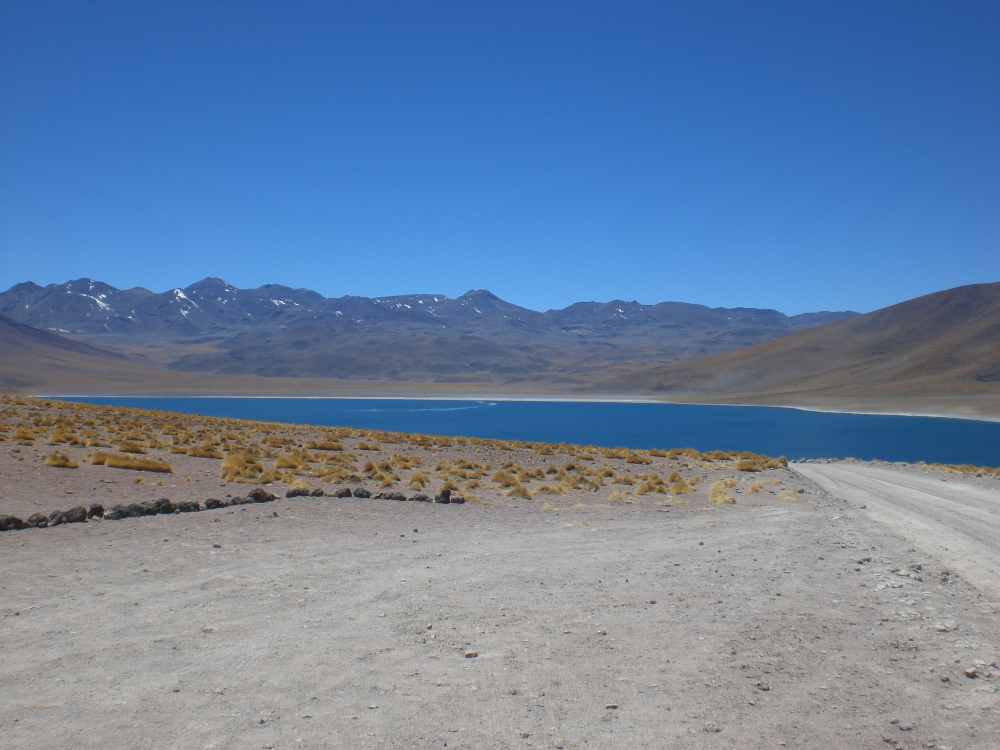
#> input picture image-stiching/bolivia3.jpg, 1000 x 750 px
$ jupyter execute ransac.ipynb
#> lines starting #> are read from the running program, lines starting #| are printed output that depends on the picture
# Image Stiching Using RANSAC

[cell 1]
import math
import random
import matplotlib.pyplot as plt
import numpy as np
import cv2 as cv
from scipy.spatial.distance import cdist
from skimage.transform import warp, ProjectiveTransform

## Preprocessing

[cell 2]
# OpenCV imread stores images in B,G,R order
# Matplotlib imread stores images in R,G,B order
bolivia_l = plt.imread('bolivia3.jpg')
#> bolivia_l is the input picture: shape (750, 1000, 3); mean R, G, B 104.6, 129.7, 162
bolivia_m = plt.imread('bolivia2.jpg')
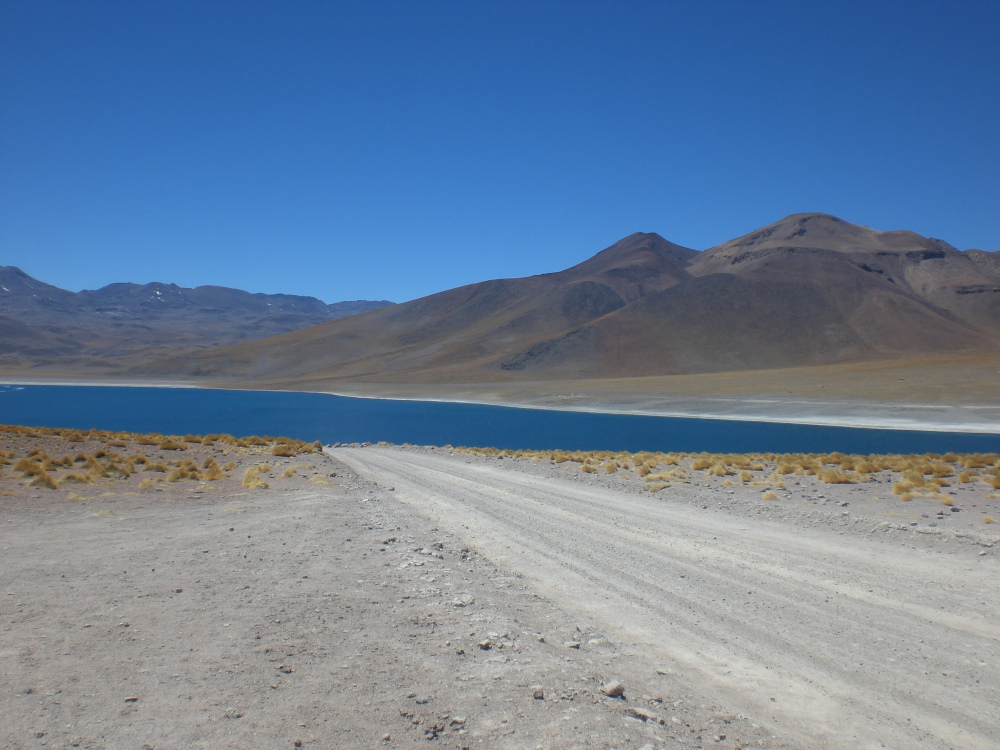
#> input picture image-stiching/bolivia2.jpg, 1000 x 750 px
#> bolivia_m is the input picture: shape (750, 1000, 3); mean R, G, B 105.9, 127.7, 154.2
bolivia_r = plt.imread('bolivia1.jpg')
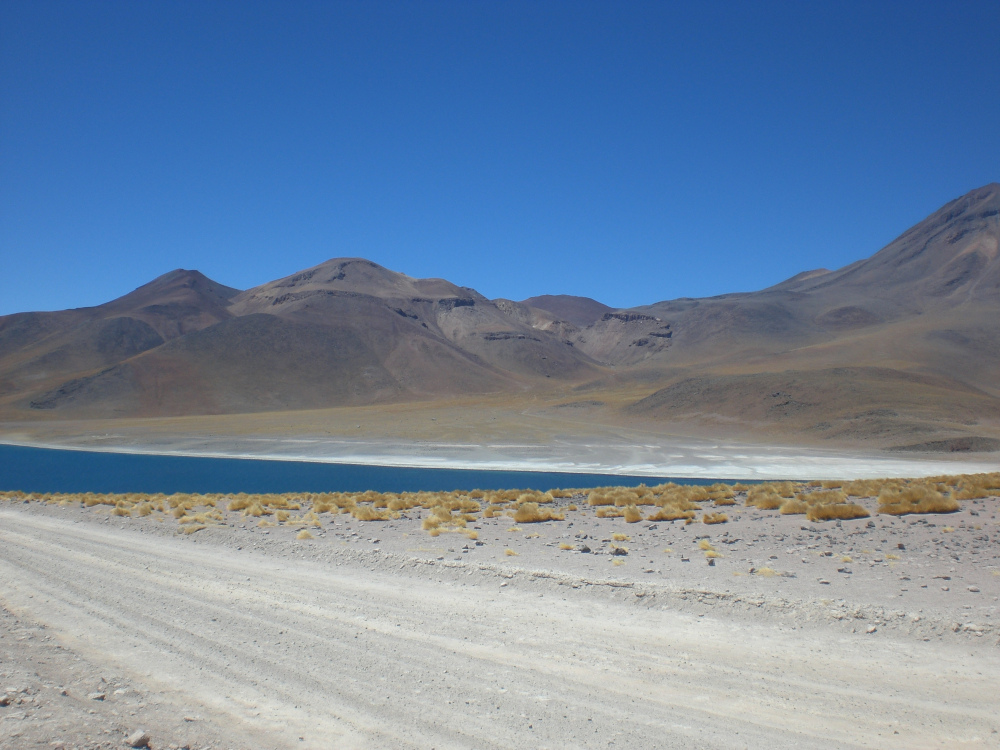
#> input picture image-stiching/bolivia1.jpg, 1000 x 750 px
#> bolivia_r is the input picture: shape (750, 1000, 3); mean R, G, B 113.4, 134.9, 160.5

bolivia_l_grey = cv.cvtColor(bolivia_l, cv.COLOR_RGB2GRAY)
bolivia_m_grey = cv.cvtColor(bolivia_m, cv.COLOR_RGB2GRAY)
bolivia_r_grey = cv.cvtColor(bolivia_r, cv.COLOR_RGB2GRAY)
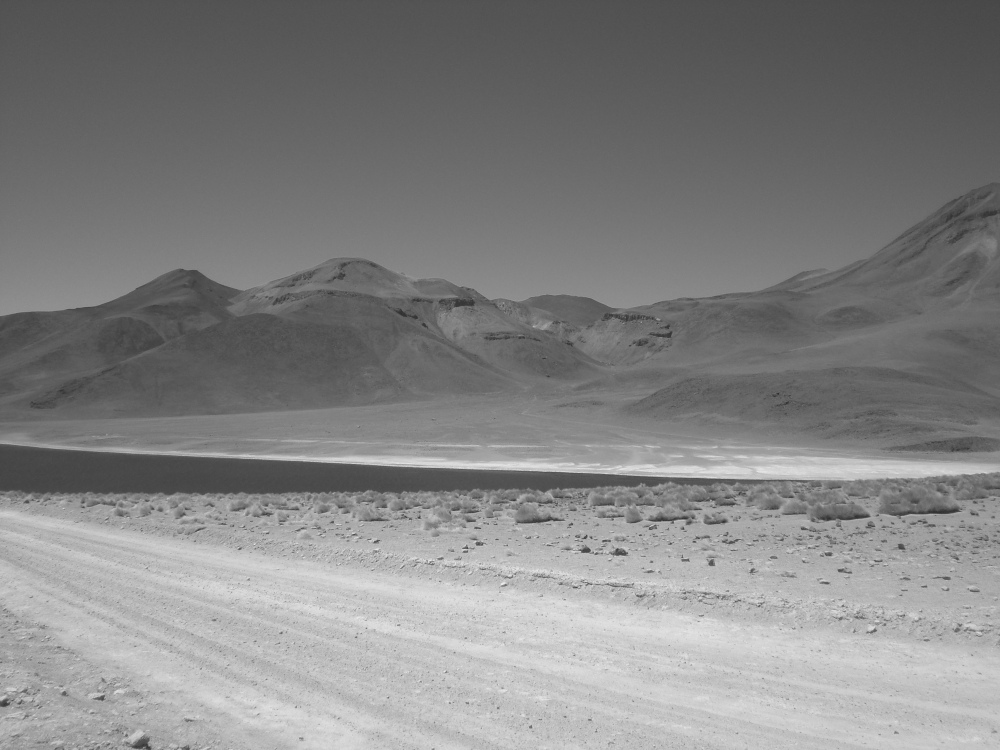
#> bolivia_r_grey: shape (750, 1000); min 45, max 236, mean 131.4

# Convert colour images to float to make combining easier
bolivia_l = bolivia_l / 255
bolivia_m = bolivia_m / 255
bolivia_r = bolivia_r / 255

## Detect Keypoints and Extract Descriptors

[cell 3]
def detect_keypoints(img, sift = cv.SIFT_create(), subset = 'all'):
    # use a mask to prevent detection of keypoints in a portion of the image
    # this allows us to reduce the number of keypoints significantly (e.g. by half)
    r, c = img.shape[:2]
    mask =  np.ones((r,c), dtype='uint8') * 255
    if subset == 'left':
        split = img.shape[1] // 2
        mask[:,split:] = mask[:,split:] * 0
    elif subset == 'right':
        split = img.shape[1] // 2
        mask[:,:split] = mask[:,:split] * 0
    kp, des = sift.detectAndCompute(img, mask=mask)
    return kp, des

def show_keypoints(img, kp):
    # OpenCV drawKeypoints overwrites the input image
    # Just give it an empty array to work with
    tmp = np.zeros(img.shape)
    tmp = cv.drawKeypoints(img, kp, tmp, flags=cv.DRAW_MATCHES_FLAGS_DRAW_RICH_KEYPOINTS)
    plt.imshow(tmp)

[cell 4]
b_sift = cv.SIFT_create(edgeThreshold = 10, contrastThreshold = 0.05)

b_kp_l, b_des_l = detect_keypoints(bolivia_l_grey, sift=b_sift)
#> in detect_keypoints, `kp, des = sift.detectAndCompute(img, mask=mask)`: kp = 726 keypoints; strongest (x, y, size): (181, 295, 3.3), (98, 301, 2.1), (105, 514, 1.8), (416, 530, 2.5)
#> b_kp_l has the same summary as kp in detect_keypoints
b_kp_m, b_des_m = detect_keypoints(bolivia_m_grey, sift=b_sift)
#> in detect_keypoints (call 2), `kp, des = sift.detectAndCompute(img, mask=mask)`: kp = 510 keypoints; strongest (x, y, size): (486, 647, 5), (577, 647, 3.2), (617, 693, 8.4), (662, 722, 3.2)
#> b_kp_m has the same summary as kp in detect_keypoints
b_kp_r, b_des_r = detect_keypoints(bolivia_r_grey, sift=b_sift)
#> in detect_keypoints (call 3), `kp, des = sift.detectAndCompute(img, mask=mask)`: kp = 610 keypoints; strongest (x, y, size): (586, 550, 4.7), (585, 537, 2.2), (711, 563, 3.9), (619, 552, 5.8)
#> b_kp_r has the same summary as kp in detect_keypoints

[cell 5]
show_keypoints(bolivia_l_grey, b_kp_l)

[cell 6]
show_keypoints(bolivia_m_grey, b_kp_m)

[cell 7]
show_keypoints(bolivia_r_grey, b_kp_r)

## Match and Prune Features

[cell 8]
def match_features(kp_l, des_l, kp_r, des_r):
    distances = cdist(des_l, des_r, metric='sqeuclidean')
    min_index = np.argmin(distances, axis=1)
    n = len(kp_l)
    matches = np.zeros(shape=(n, 5), dtype=int)
    for i in range(n):
        j = min_index[i]
        matches[i, 0] = distances[i, j]
        # pt attribute stores pair as (x, y)
        matches[i, 1], matches[i, 2] = kp_l[i].pt
        matches[i, 3], matches[i, 4] = kp_r[j].pt
    return matches

def prune(matches, threshold):
    mask = (matches[:, 0] < threshold)
    matches = matches[mask, :]
    matches = np.delete(matches, 0, axis=1)
    return matches

def plot_inlier_matches(ax, img1, img2, inliers):
    """
    Plot the matches between two images according to the matched keypoints
    :param ax: plot handle
    :param img1: left image
    :param img2: right image
    :inliers: x,y in the first image and x,y in the second image (Nx4)
    """
    # This line assumes img1 and img2 have the same number of rows
    res = np.hstack([img1, img2])
    ax.set_aspect('equal')
    ax.imshow(res, cmap='gray')

    ax.plot(inliers[:,0], inliers[:,1], '+r')
    ax.plot(inliers[:,2] + img1.shape[1], inliers[:,3], '+r')
    ax.plot([inliers[:,0], inliers[:,2] + img1.shape[1]],
            [inliers[:,1], inliers[:,3]], 'r', linewidth=0.4)
    ax.axis('off')

def plot_inlier_fix(ax, img1, img2, inliers):
    img1_r, img1_c = img1.shape[:2]
    img2_r, img2_c = img2.shape[:2]
    if img1_r > img2_r:
        padding = np.zeros(shape=((img1_r - img2_r), img2_c))
        img2 = np.vstack([img2, padding])
    elif img1_r < img2_r:
        padding = np.zeros(shape=((img2_r - img1_r), img1_c))
        img1 = np.vstack([img1, padding])
    plot_inlier_matches(ax, img1, img2, inliers)

[cell 9]
b_match_lm = match_features(b_kp_l, b_des_l, b_kp_m, b_des_m)
#> in match_features, `distances = cdist(des_l, des_r, metric='sqeuclidean')`:
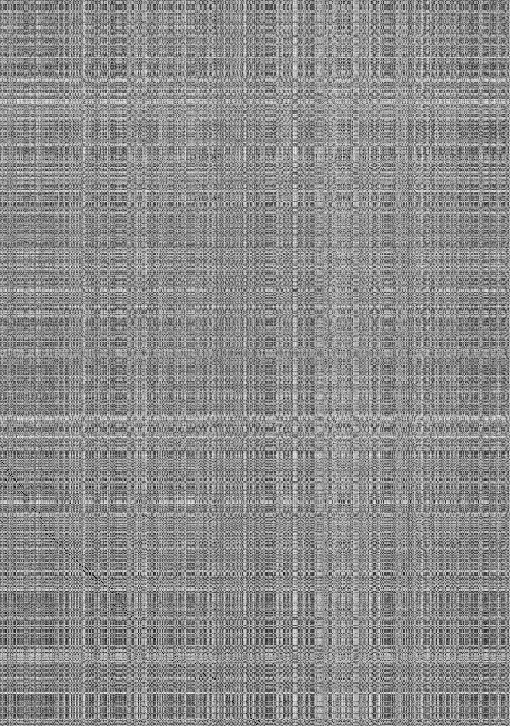
#> distances: shape (726, 510) float64; min 1281, max 474621, mean 261034.6; drawn with min black and max white
#> in match_features, `min_index = np.argmin(distances, axis=1)`: min_index = 726 values, max 508 at index 91, min 1 at index 460, mean 233
#> in match_features, `n = len(kp_l)`: n = 726
#> the loop in match_features, `for i in range(n):` made 726 passes
#> j on passes 1 to 3: 265, 371, 123
#> after the loop in match_features, `for i in range(n):`: matches = 726 rows, first 6: [117625, 4, 411, 513, 732], [41813, 7, 532, 661, 458], [94134, 12, 534, 303, 422], [69991, 13, 531, 689, 460], [41142, 17, 613, 486, 647], [82443, 18, 451, 844, 504]
#> b_match_lm has the same summary as matches in match_features
b_match_lm = prune(b_match_lm, threshold=10000)
#> in prune, `matches = matches[mask, :]`: matches = 68 rows, first 6: [4438, 486, 471, 9, 460], [6057, 507, 490, 30, 480], [6874, 509, 494, 32, 484], [7015, 511, 488, 35, 477], [2906, 514, 692, 29, 691], [4407, 514, 692, 29, 691]
#> in prune, `matches = np.delete(matches, 0, axis=1)`: matches = 68 rows, first 6: [486, 471, 9, 460], [507, 490, 30, 480], [509, 494, 32, 484], [511, 488, 35, 477], [514, 692, 29, 691], [514, 692, 29, 691]
#> b_match_lm has the same summary as matches in prune

fig, ax = plt.subplots(figsize=(20,10))
plot_inlier_fix(ax, bolivia_l_grey, bolivia_m_grey, b_match_lm)

[cell 10]
b_match_rm = match_features(b_kp_r, b_des_r, b_kp_m, b_des_m)
#> in match_features (call 2), `distances = cdist(des_l, des_r, metric='sqeuclidean')`:
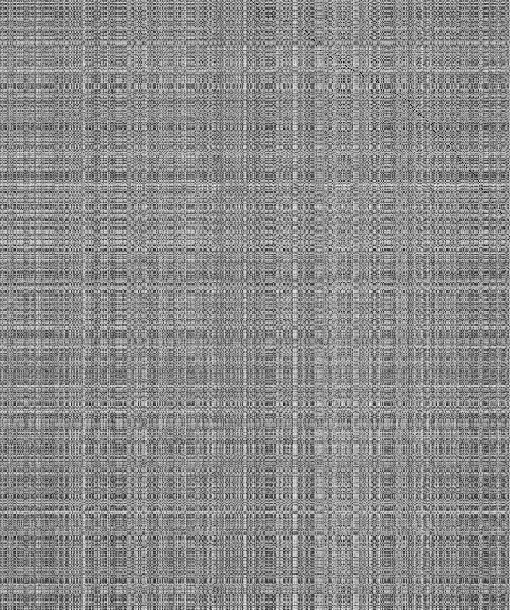
#> distances: shape (610, 510) float64; min 1153, max 476345, mean 260775.1; drawn with min black and max white
#> in match_features (call 2), `min_index = np.argmin(distances, axis=1)`: min_index = 610 values, max 509 at index 236, min 2 at index 459, mean 286.4
#> in match_features (call 2), `n = len(kp_l)`: n = 610
#> the loop in match_features (call 2), `for i in range(n):` made 610 passes
#> j on passes 1 to 3: 251, 288, 253
#> after the loop in match_features (call 2), `for i in range(n):`: matches = 610 rows, first 6: [35328, 6, 718, 489, 661], [106931, 8, 703, 541, 697], [43897, 10, 689, 491, 633], [13751, 17, 735, 499, 678], [7155, 19, 703, 500, 647], [132972, 24, 698, 508, 643]
#> b_match_rm has the same summary as matches in match_features
b_match_rm = prune(b_match_rm, threshold=10000)
#> in prune (call 2), `matches = matches[mask, :]`: matches = 60 rows, first 6: [7155, 19, 703, 500, 647], [5381, 26, 501, 500, 457], [4411, 28, 698, 508, 643], [9282, 28, 496, 502, 452], [6344, 42, 626, 519, 576], [5471, 45, 500, 517, 456]
#> in prune (call 2), `matches = np.delete(matches, 0, axis=1)`: matches = 60 rows, first 6: [19, 703, 500, 647], [26, 501, 500, 457], [28, 698, 508, 643], [28, 496, 502, 452], [42, 626, 519, 576], [45, 500, 517, 456]
#> b_match_rm has the same summary as matches in prune

fig, ax = plt.subplots(figsize=(20,10))
plot_inlier_fix(ax, bolivia_r_grey, bolivia_m_grey, b_match_rm)
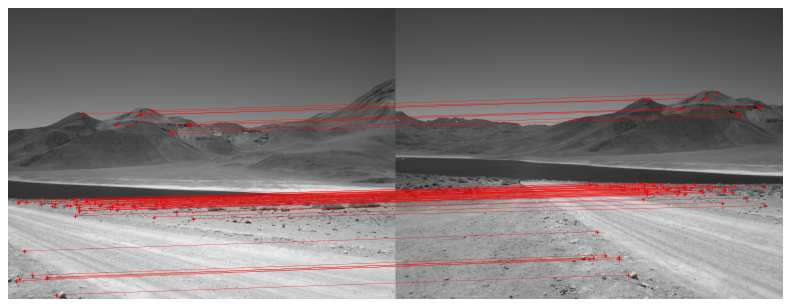
#> figure drawn by matplotlib, 1 panel

## RANSAC

We can represent the affine transformation as follows:
$$
\begin{bmatrix} x' \\ y' \end{bmatrix}
=
\begin{bmatrix} a & b \\ d & e \end{bmatrix}
\begin{bmatrix} x \\ y \end{bmatrix}
+
\begin{bmatrix} c \\ f \end{bmatrix}
=
\begin{bmatrix} ax + by + c \\ dx + ey + f \end{bmatrix}
=
\begin{bmatrix} x & y & 1 & 0 & 0 & 0 \\ 0 & 0 & 0 & x & y & 1 \end{bmatrix}
\begin{bmatrix} a \\ b \\ c \\ d \\ e \\ f \end{bmatrix}
$$

We require **a minimum of 3 pairs** of (x,y) points to solve for the 6 free parameters.
$$
\mathbf{b}
=
\begin{bmatrix} x_1' \\ y_1' \\ x_2' \\ y_2' \\ x_3' \\ y_3' \end{bmatrix}
=
\begin{bmatrix}
x_1 & y_1 & 1 & 0 & 0 & 0
\\ 0 & 0 & 0 & x_1 & y_1 & 1
\\ x_2 & y_2 & 1 & 0 & 0 & 0
\\ 0 & 0 & 0 & x_2 & y_2 & 1
\\ x_3 & y_3 & 1 & 0 & 0 & 0
\\ 0 & 0 & 0 & x_3 & y_3 & 1
\end{bmatrix}
\begin{bmatrix} a \\ b \\ c \\ d \\ e \\ f \end{bmatrix}
=
\mathbf{A} \mathbf{x}
$$
$$
\mathbf{x}
=
\begin{bmatrix} a \\ b \\ c \\ d \\ e \\ f \end{bmatrix}
= \mathbf{A}^{-1} \mathbf{b}
$$

[cell 11]
# [14 lines left out: function estimate_affine_3pt, not called in this run]

def apply_homography_1pt(x, y, H):
    x_in = np.array([x, y, 1])
    x_out = np.matmul(H, x_in.T)
    x_prime = x_out[0] / x_out[2]
    y_prime = x_out[1] / x_out[2]
    return x_prime, y_prime

def apply_affine(X, A):
    H = np.vstack([A, np.array([0,0,1])])
    return apply_homography(X, H)

def apply_homography(X, H):
    n = X.shape[0]
    X = np.hstack([X, np.ones(shape=(n,1))])
    X_prime = np.matmul(H, X.T)
    # X_prime is the transpose of what we want, so we divide rows
    X_prime[0] = X_prime[0] / X_prime[2]
    X_prime[1] = X_prime[1] / X_prime[2]
    X_prime = np.delete(X_prime, 2, axis=0)
    return X_prime.T

def get_inliers(matches, T, rho=10, func=apply_affine):
    input = matches[:,:2]
    expected = matches[:,2:]
    estimated = func(input, T)
    r = np.linalg.norm(estimated - expected, axis=1)
    return r < rho

# [30 lines left out: functions ransac_affine, estimate_affine_ls, not called in this run]

def estimate_homography(inliers):
    n = inliers.shape[0]
    x = inliers[:,0]
    y = inliers[:,1]
    xp = inliers[:,2]
    yp = inliers[:,3]
    A = np.zeros((n,18))
    A[:,0] = x
    A[:,1] = y
    A[:,2] = 1
    A[:,6] = -1 * x * xp
    A[:,7] = -1 * y * xp
    A[:,8] = -1 * xp
    A[:,12] = x
    A[:,13] = y
    A[:,14] = 1
    A[:,15] = -1 * x * yp
    A[:,16] = -1 * y * yp
    A[:,17] = -1 * yp
    A = A.reshape(2*n,9)

    U, S, V = np.linalg.svd(A)

    return V[-1].reshape(3,3)

def ransac_homography(matches, n=20, rho=10):
    indices = list(range(matches.shape[0]))
    inliers = np.zeros(matches.shape[0])
    for i in range(n):
        i, j, k, m = random.sample(indices, 4)
        p1 = matches[i]
        p2 = matches[j]
        p3 = matches[k]
        p4 = matches[m]
        pts = np.vstack([p1, p2, p3, p4])
        T = estimate_homography(pts)
        new_inliers = get_inliers(matches, T, rho=rho, func=apply_homography)
        if np.sum(new_inliers) >= np.sum(inliers):
            inliers = new_inliers
    return matches[inliers]

[cell 12]
inliers_b_lm = ransac_homography(b_match_lm, n=1000, rho=3)
#> the loop in ransac_homography, `for i in range(n):` made 1000 passes
#> (p1, p2, p3, p4, x in estimate_homography, y in estimate_homography, xp in estimate_homography, yp in estimate_homography) on passes 1 to 3: ([764, 686, 287, 668], [859, 562, 385, 542], [514, 692, 29, 691], [686, 465, 221, 450], [764, 859, 514, 686], [686, 562, 692, 465], [287, 385, 29, 221], [668, 542, 691, 450]), ([946, 683, 461, 656], [924, 464, 451, 448], [790, 464, 324, 448], [706, 463, 241, 448], [946, 924, 790, 706], [683, 464, 464, 463], [461, 451, 324, 241], [656, 448, 448, 448]), ([919, 579, 441, 557], [751, 474, 285, 459], [653, 458, 189, 444], [943, 630, 460, 605], [919, 751, 653, 943], [579, 474, 458, 630], [441, 285, 189, 460], [557, 459, 444, 605])
inliers_b_rm = ransac_homography(b_match_rm, n=1000, rho=3)

[cell 13]
H_b_lm = estimate_homography(inliers_b_lm)
H_b_rm = estimate_homography(inliers_b_rm)

# convert homography from right image to left image coordinates
H_b_rm_inv = np.linalg.inv(H_b_rm)
H_b_rl = np.matmul(H_b_lm, H_b_rm_inv)

## Create Panorama

[cell 14]
def combine_images(left, right, H):
    H_inv = np.linalg.inv(H)
    y_max1, x_max1 = left.shape[:2]
    y_max2, x_max2 = right.shape[:2]
    # compute max dimension of right image in coordinates of left image
    x_max2, y_max2 = apply_homography_1pt(x_max2, y_max2, H_inv)
    x_max = math.ceil(max(x_max1, x_max2))
    y_max = math.ceil(max(y_max1, y_max2))

    output = warp(right, ProjectiveTransform(matrix=H), output_shape=(y_max,x_max))

    output_overlap = output[:y_max1, :x_max1]
    output_overlap = np.maximum.reduce([left, output_overlap])
    output[:y_max1, :x_max1] = output_overlap
    return output

[cell 15]
bolivia_lm = combine_images(bolivia_l, bolivia_m, H_b_lm)
bolivia = combine_images(bolivia_lm, bolivia_r, H_b_rl)
#> in combine_images (call 2), `output_overlap = np.maximum.reduce([left, output_overlap])`:
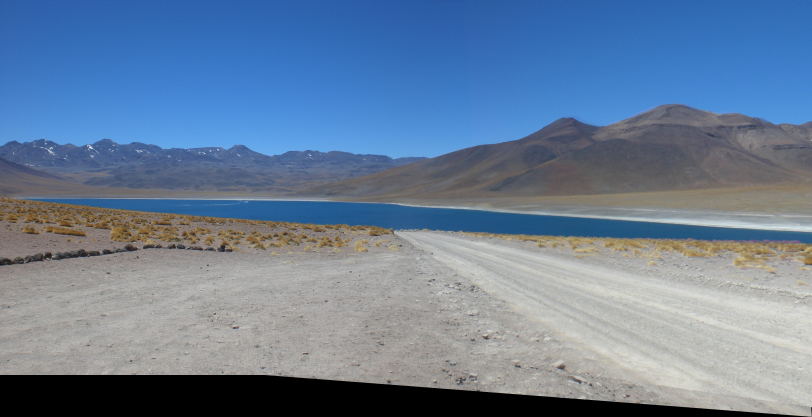
#> output_overlap: shape (834, 1624, 3) float64 (shown at 1/2 size); mean R, G, B 0.414, 0.497, 0.598
#> in combine_images (call 2), `output[:y_max1, :x_max1] = output_overlap`:
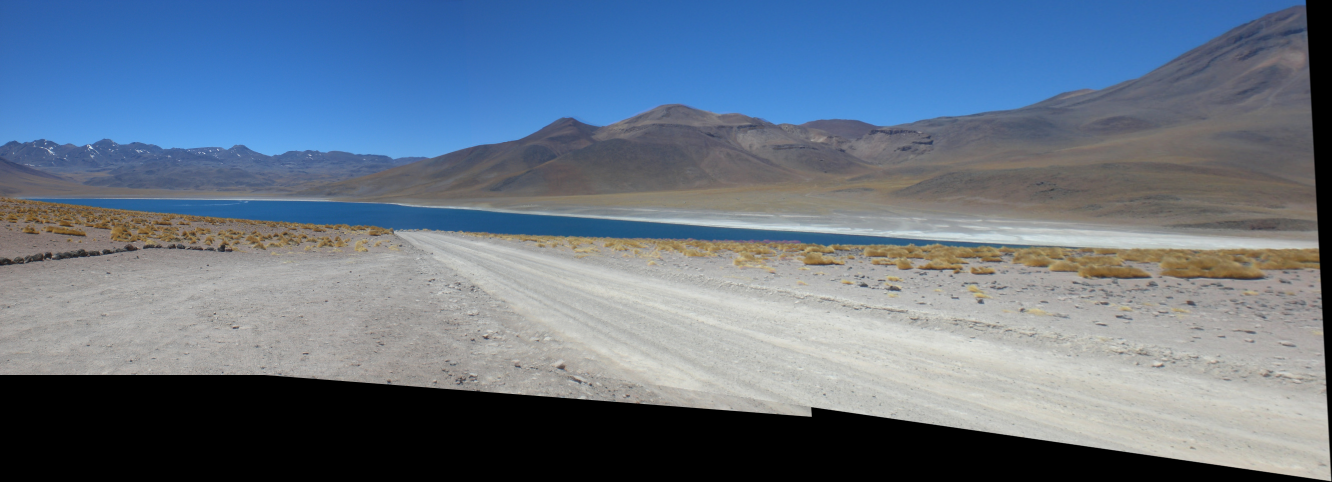
#> output: shape (964, 2664, 3) float64 (shown at 1/2 size); mean R, G, B 0.402, 0.459, 0.527

[cell 16]
plt.imshow(bolivia)

[cell 17]
plt.imsave('bolivia_stiched.jpg', bolivia)
